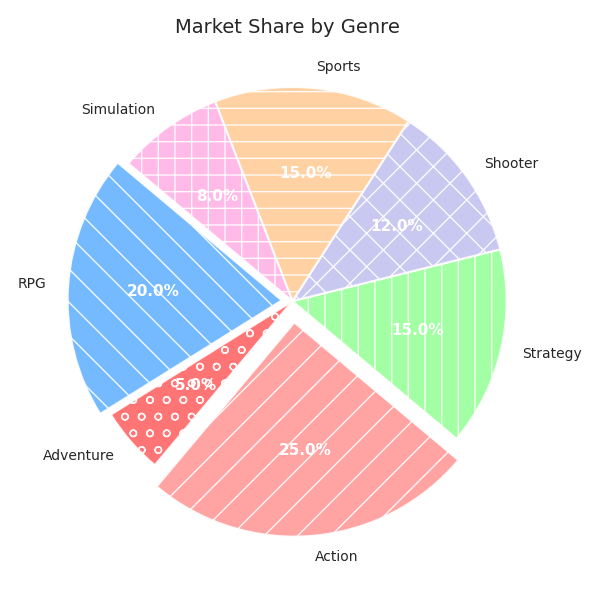

The script that drew this image:
import matplotlib.pyplot as plt

genres = ['RPG', 'Adventure', 'Action', 'Strategy', 'Shooter', 'Sports', 'Simulation']
market_shares = [20, 5, 25, 15, 12, 15, 8]
colors = ['#66b3ff', '#ff6666', '#ff9999', '#99ff99', '#c2c2f0', '#ffcc99', '#ffb3e6']
patterns = ['\\', 'o', '/', '|', 'x', '-', '+']
explode = (0.05, 0, 0.1, 0, 0, 0, 0)

fig, ax = plt.subplots(figsize=(6, 6))
wedges, texts, autotexts = ax.pie(
    market_shares, explode=explode, labels=genres, autopct='%1.1f%%', startangle=140,
    colors=colors, wedgeprops=dict(edgecolor='w', linewidth=1.5, alpha=0.9)
)

for i, wedge in enumerate(wedges):
    wedge.set_hatch(patterns[i])

plt.setp(texts, size=10)
plt.setp(autotexts, size=11, color='white', weight='bold')
ax.set_title('Market Share by Genre', fontsize=14, pad=15)
ax.axis('equal')
plt.tight_layout()
plt.show()
